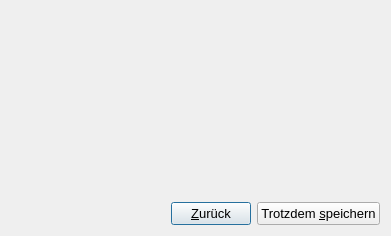
<?xml version="1.0" encoding="UTF-8"?>
<ui version="4.0">
 <class>missingEntryDialog</class>
 <widget class="QDialog" name="missingEntryDialog">
  <property name="geometry">
   <rect>
    <x>0</x>
    <y>0</y>
    <width>391</width>
    <height>236</height>
   </rect>
  </property>
  <property name="font">
   <font>
    <family>Arial</family>
    <pointsize>10</pointsize>
   </font>
  </property>
  <property name="windowTitle">
   <string>Unvollständige Eingabe</string>
  </property>
  <property name="windowIcon">
   <iconset resource="resources.qrc">
    <normaloff>:/logos/logo_oceancare_2.png</normaloff>:/logos/logo_oceancare_2.png</iconset>
  </property>
  <layout class="QVBoxLayout" name="verticalLayout">
   <item>
    <spacer name="verticalSpacer_2">
     <property name="orientation">
      <enum>Qt::Vertical</enum>
     </property>
     <property name="sizeHint" stdset="0">
      <size>
       <width>20</width>
       <height>40</height>
      </size>
     </property>
    </spacer>
   </item>
   <item>
    <widget class="QLabel" name="labelMissingEntries">
     <property name="font">
      <font>
       <family>Arial</family>
       <pointsize>10</pointsize>
      </font>
     </property>
     <property name="text">
      <string/>
     </property>
     <property name="wordWrap">
      <bool>true</bool>
     </property>
    </widget>
   </item>
   <item>
    <spacer name="verticalSpacer">
     <property name="orientation">
      <enum>Qt::Vertical</enum>
     </property>
     <property name="sizeHint" stdset="0">
      <size>
       <width>20</width>
       <height>40</height>
      </size>
     </property>
    </spacer>
   </item>
   <item>
    <layout class="QHBoxLayout" name="horizontalLayout">
     <item>
      <spacer name="horizontalSpacer">
       <property name="orientation">
        <enum>Qt::Horizontal</enum>
       </property>
       <property name="sizeHint" stdset="0">
        <size>
         <width>40</width>
         <height>20</height>
        </size>
       </property>
      </spacer>
     </item>
     <item>
      <widget class="QPushButton" name="pushButtonNonValidBack">
       <property name="font">
        <font>
         <family>Arial</family>
         <pointsize>10</pointsize>
        </font>
       </property>
       <property name="text">
        <string>&amp;Zurück</string>
       </property>
      </widget>
     </item>
     <item>
      <widget class="QPushButton" name="pushButtonSaveAnyway">
       <property name="font">
        <font>
         <family>Arial</family>
         <pointsize>10</pointsize>
        </font>
       </property>
       <property name="text">
        <string>Trotzdem &amp;speichern</string>
       </property>
      </widget>
     </item>
    </layout>
   </item>
  </layout>
 </widget>
 <resources>
  <include location="resources.qrc"/>
 </resources>
 <connections/>
</ui>
